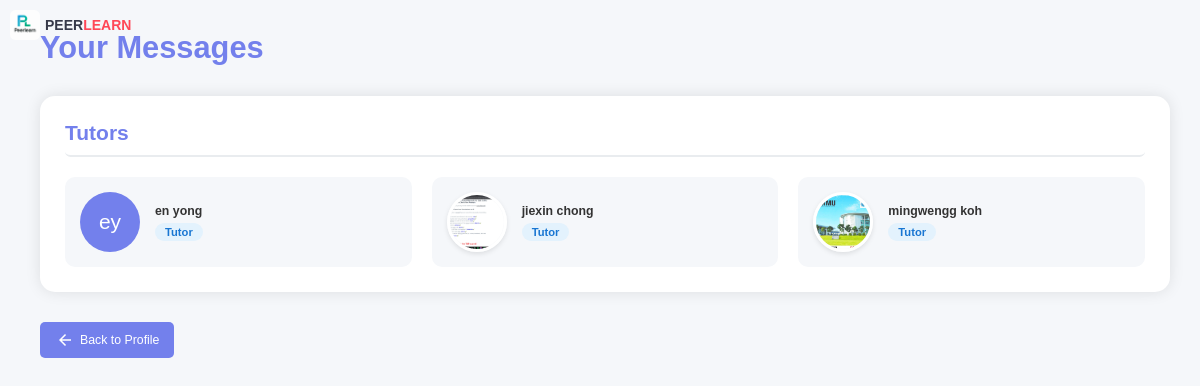
Screenshot of /messages_list.php (signed in) with the database file from the repository.
### tables this page shows
CREATE TABLE `user` (
  `user_id` int(11) NOT NULL,
  `username` varchar(50) NOT NULL,
  `password` varchar(255) DEFAULT NULL,
  `email` varchar(100) NOT NULL,
  `role` enum('student','tutor','admin') NOT NULL,
  `first_name` varchar(50) NOT NULL,
  `last_name` varchar(50) NOT NULL,
  `phone` varchar(20) DEFAULT NULL,
  `profile_image` varchar(255) DEFAULT NULL,
  `is_active` tinyint(1) DEFAULT 1,
  `created_at` timestamp NOT NULL DEFAULT current_timestamp(),
  `last_login` datetime DEFAULT NULL
);

### messages_list.php (the view, shortened to what this page needs)
<?php
require_once "db_connection.php";
$current_user_query = "SELECT role FROM user WHERE user_id = ?";
$stmt = $conn->prepare($current_user_query);
$stmt->bind_param("i", $_SESSION['user_id']);
$stmt->execute();
$current_user_result = $stmt->get_result();
$current_user = $current_user_result->fetch_assoc();
$query = "SELECT user_id, first_name, last_name, profile_image, role
          FROM user
          WHERE user_id != ?
          ORDER BY
            CASE
                WHEN role = 'admin' THEN 1
                WHEN role = 'tutor' THEN 2
                WHEN role = 'student' THEN 3
                ELSE 4
            END, first_name";
$stmt = $conn->prepare($query);
$stmt->bind_param("i", $_SESSION['user_id']);
$stmt->execute();
$result = $stmt->get_result();
$users = $result->fetch_all(MYSQLI_ASSOC);
$tutors = array_filter($users, function($user) {
    return $user['role'] === 'tutor';
});
if ($current_user['role'] === 'student') {
    $back_url = 'student_profile.php';
} elseif ($current_user['role'] === 'tutor') {
    $back_url = 'tutor_profile.php';
} else {
    $back_url = 'index.php';
}
?>
<!DOCTYPE html>
<html>
<head>
     <link rel="stylesheet" href="studentstyle.css">
</head>
        <div class="top top-corner">
            <div class="logo compact-logo">
                <img src="image/logo.png">
                <h2>PEER<span class="danger">LEARN</span></h2>
            </div>
        </div>
<body>
    <div class="main-content">
        <div class="message-center-container">
            <h1>Your Messages</h1>
            <div class="user-section">
                <h2>Tutors</h2>
                <?php if (!empty($tutors)): ?>
                    <div class="user-grid">
                        <?php foreach ($tutors as $tutor): ?>
                            <a href="student_messages.php?user_id=<?= $tutor['user_id'] ?>" class="user-card">
                                <?php if ($tutor['profile_image']): ?>
                                    <img src="<?= htmlspecialchars($tutor['profile_image']) ?>" class="user-avatar" alt="Profile">
                                <?php else: ?>
                                    <div class="default-avatar">
                                        <?= substr($tutor['first_name'], 0, 1) . substr($tutor['last_name'], 0, 1) ?>
                                    </div>
                                <?php endif; ?>
                                <div class="user-info">
                                    <div class="user-name"><?= htmlspecialchars($tutor['first_name'] . ' ' . $tutor['last_name']) ?></div>
                                    <span class="role-badge tutor-badge">Tutor</span>
                                </div>
                            </a>
                        <?php endforeach; ?>
                    </div>
                <?php else: ?>
                    <p class="empty-message">No tutors available</p>
                <?php endif; ?>
            </div>
        </div>
                <div class="message-center-container">
            <a href="<?php echo $back_url; ?>" class="back-button">
                <span class="material-symbols-sharp">arrow_back</span>
                Back to Profile
            </a>
    </div>
</body>
</html>

### studentstyle.css (style rules this page uses)
* { margin: 0; padding: 0; outline: 0; appearance: none; border: 0; text-decoration: none; list-style: none; box-sizing: border-box; border-radius: 0.4rem; }
html { font-size: 14px; }
body { width: 100vw; height: 100vh; font-family: poppins, sans-serif; font-size: 0.88rem; background: #f6f6f9; user-select: none; overflow-x: hidden; color: #363949; }
a { color: #363949; }
img { display: block; width: 100%; }
h1 { font-weight: 800; font-size: 1.8rem; }
h2 { font-size: 1.4rem; }
.danger { color: #ff7782; }

### messages_list.php (style rules this page uses)
:root { --primary: #7380ec; --secondary: #00AEEF; --accent: #C4D600; --light-gray: #f5f7fa; --gray: #e9ecef; --dark-gray: #6c757d; }
* { margin: 0; padding: 0; box-sizing: border-box; font-family: 'Poppins', sans-serif; }
body { display: flex; min-height: 100vh; background-color: var(--light-gray); }
.main-content { flex: 1; padding: 30px; margin-left: 10px; }
.message-center-container { max-width: 1200px; margin: 0 auto; }
.message-center-container h1 { font-size: 2.2rem; margin-bottom: 30px; color: var(--primary); }
.user-section { margin-bottom: 30px; background-color: white; border-radius: 15px; padding: 25px; box-shadow: 0 0 15px rgba(0,0,0,0.1); }
.user-section h2 { font-size: 1.5rem; margin-bottom: 20px; color: var(--primary); padding-bottom: 10px; border-bottom: 2px solid var(--gray); }
.user-grid { display: grid; grid-template-columns: repeat(auto-fill, minmax(280px, 1fr)); gap: 20px; }
.user-card { display: flex; align-items: center; padding: 15px; background-color: var(--light-gray); border-radius: 10px; transition: all 0.3s ease; }
.user-avatar { width: 60px; height: 60px; border-radius: 50%; object-fit: cover; margin-right: 15px; border: 3px solid white; box-shadow: 0 2px 5px rgba(0,0,0,0.1); }
.default-avatar { width: 60px; height: 60px; border-radius: 50%; background-color: var(--primary); display: flex; align-items: center; justify-content: center; color: white; font-size: 1.5rem; margin-right: 15px; }
.user-info { flex-grow: 1; }
.user-name { font-weight: 600; color: #333; margin-bottom: 5px; }
.role-badge { display: inline-block; padding: 3px 10px; border-radius: 15px; font-size: 0.8rem; font-weight: 600; }
.tutor-badge { background-color: #e3f2fd; color: #1976d2; }
.top-corner { position: fixed; top: 0; left: 0; padding: 10px; z-index: 1000; }
.compact-logo { display: flex; align-items: center; gap: 5px; }
.compact-logo img { width: 30px; height: 30px; }
.compact-logo h2 { font-size: 1rem; margin: 0; }
.danger { color: #ff4757; }
.back-button { display: inline-flex; align-items: center; margin-bottom: 20px; padding: 8px 15px; background-color: var(--primary); color: white; border-radius: 5px; text-decoration: none; transition: all 0.3s ease; }
.back-button .material-symbols-sharp { margin-right: 5px; font-size: 20px; }

### rows the page displays
user: first_name "e", last_name "y", first_name+last_name "en yong"
user: profile_image (picture), first_name+last_name "jiexin chong"
user: profile_image (picture), first_name+last_name "mingwengg koh"
